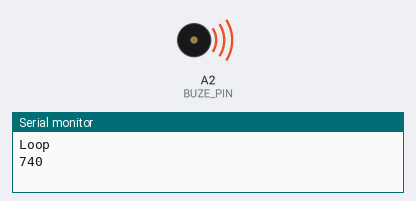
A sketch run on a simulated Arduino Uno, built with avr-gcc and run on an emulated ATmega328P. On the bench: buzzer (waves = sounding), the last lines printed to the serial monitor.

Above: at 0.1 s.
At 1.5 s:
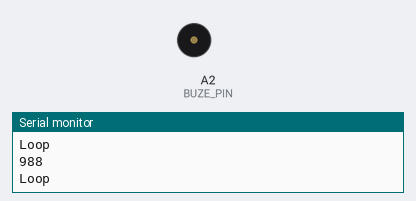
Timing chart, 0 to 3.0 s (numbered marks = the images above):
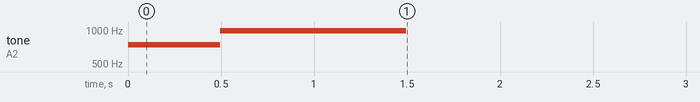

The sketch:

playerExample.ino
```cpp
#include "songs.h"
#include <string.h>
#include "Player.h"

//Defining constants
#define START_STOP_PIN 2
#define NEXT_SONG_PIN 3
#define BUZE_PIN A2
#define DELAY_ON_STOP 500
#define TIME_ON_STATE_CHANGE 1000
#define SWITCH_CHANGE LOW
#define UPDATE_SONG_NAME 1

#define DELAY_BETWEEN_SONGS 2000

//Array of songs
//Be free of add or remove songs
long *songs[] =
	{  starWars, simpsons, indiana, knighRider, misionImp, topGun, bond,
};//smbDeath, smbWater, smbUnderground };

Player player((long**)&songs, sizeof(songs)/sizeof(long*),BUZE_PIN);


void setup()
{
	Serial.begin(9600);
}


void loop() {
	Serial.println("Loop");
	player.loop();
	long millisSeconds = millis();
	if(player.getMilliNextSong() - millisSeconds > 0){
		delay(player.getMilliNextSong()-millis());
	}
}
```

Player.cpp
```cpp
#include "Player.h"

Player::Player(long** songs, int numberOfSongs,int buzePin) {
	this->songs = songs;
	this->numberOfSongs = numberOfSongs;
	this->buzePin = buzePin;
	this->loadSong();
	pinMode(buzePin, OUTPUT);
	timeBetweenSongs = TIME_BETWEEN_SONGS;
}

char* Player::getName() {
	return this->actualSongName;
}

void Player::loop() {
	long actualNote = *actualMusic;
	if(nextNoteMilli - millis() < 4) {
		if (actualNote != 0) {
			actualMusic++;
			long note = ((actualNote >> 16) & 0xFFFF);
			long duration = (actualNote & 0xFFFF);
			if (note != 0) {
				Serial.println(note);
				tone(buzePin, note, duration);
				nextNoteMilli = (duration - 1) + millis();;
			} else {
				nextNoteMilli = (duration) + millis();
			}
		} else {
			nextSong();
			this->nextNoteMilli = millis() +  timeBetweenSongs;
		}
	}
}

void Player::loadSong() {
	actualMusic = songs[actualSong % numberOfSongs];
	if (*actualMusic == 0) {
		actualMusic++;
		while (*actualMusic != 0) {
			actualMusic++;
		}
		actualMusic++;
	}
	this->nextNoteMilli=millis();
	updateSongName();
}

void Player::nextSong() {
	if (player_behaviour == RANDOM) {
		actualSong = randomValue(numberOfSongs);
	} else {
		actualSong++;
	}
	loadSong();
}

void Player::setPlayerBehaviour(Player_behaviour player_behaviour) {
	this->player_behaviour = player_behaviour;
}

void Player::setPlayerState(Player_state player_state) {
	this->player_state = player_state;
}

void Player::setSongsList(long** songs, int numberOfSongs) {
	this->songs = songs;
	this->numberOfSongs = numberOfSongs;
}

void Player::updateSongName(){
	long *song = this->songs[this->actualSong % this->numberOfSongs];
	if (*song == 0) {
		song++;					//Pointing the first number
		int sizeName = 0;
		while (*song != 0 && sizeName < PLAYER_MAX_NAME_SIZE) {
			long actualChunck = *song;
			long i;
			for (i = 0; i < 4 && sizeName < PLAYER_MAX_NAME_SIZE; i++) {
				const char actualChar = (char) actualChunck % 0xFF;
				this->actualSongName[sizeName++] = actualChar;
				actualChunck = actualChunck >> 8;
			}
			song++;
		}
		for (; sizeName < PLAYER_MAX_NAME_SIZE; sizeName++) {
			this->actualSongName[sizeName] = '\0';
		}
	}
}

unsigned long Player::getMilliNextSong() {
	return this->nextNoteMilli;
}

int Player::randomValue(int maxValue) {
	return millis() % maxValue;
}
```

Player.h
```cpp
#include "Arduino.h"

#ifndef PLAYER_H
#define PLAYER_H

#define PLAYER_MAX_NAME_SIZE 25

#define TIME_BETWEEN_SONGS 4000

typedef enum {
	RUN = 1,
	STOP = 0
} Player_state;

typedef enum {
	NORMAL = 1,
	RANDOM = 2
} Player_behaviour;


class Player{

	public:
		Player(long** songs, int numberOfSongs,int buzePin);
		char* getName();
		void loop();
		void nextSong();
		void setPlayerBehaviour(Player_behaviour player_behaviour);
		void setPlayerState(Player_state player_state);
		void setSongsList(long** songs, int numberOfSongs);
		unsigned long getMilliNextSong();
	private:
		void loadSong();
		void updateSongName();
		int randomValue(int maxValue);

	private:
		//Delay until next note
		unsigned long nextNoteMilli;
	public:
		//int time between songs
		unsigned long timeBetweenSongs;
		//buze pin
		int buzePin;
		//Number of songs
		int numberOfSongs;
		//List of all songs
		long** songs;
		//Name of the actual song
		char actualSongName[PLAYER_MAX_NAME_SIZE];
		//The state of the player
		Player_state player_state;
		//The behaviour of the player
		Player_behaviour player_behaviour;

		//ActualSong (pointing to the actual note)
		long *actualMusic;

		int actualSong;

		short repeat;
};


#endif
```

Source omitted: songs.h (38573 bytes)

Measured:
- by itself, tone on A2 (BUZE_PIN): silent → 740 Hz at 0.00 s, → 988 Hz 0.50 s later, → silent 1.0 s later
